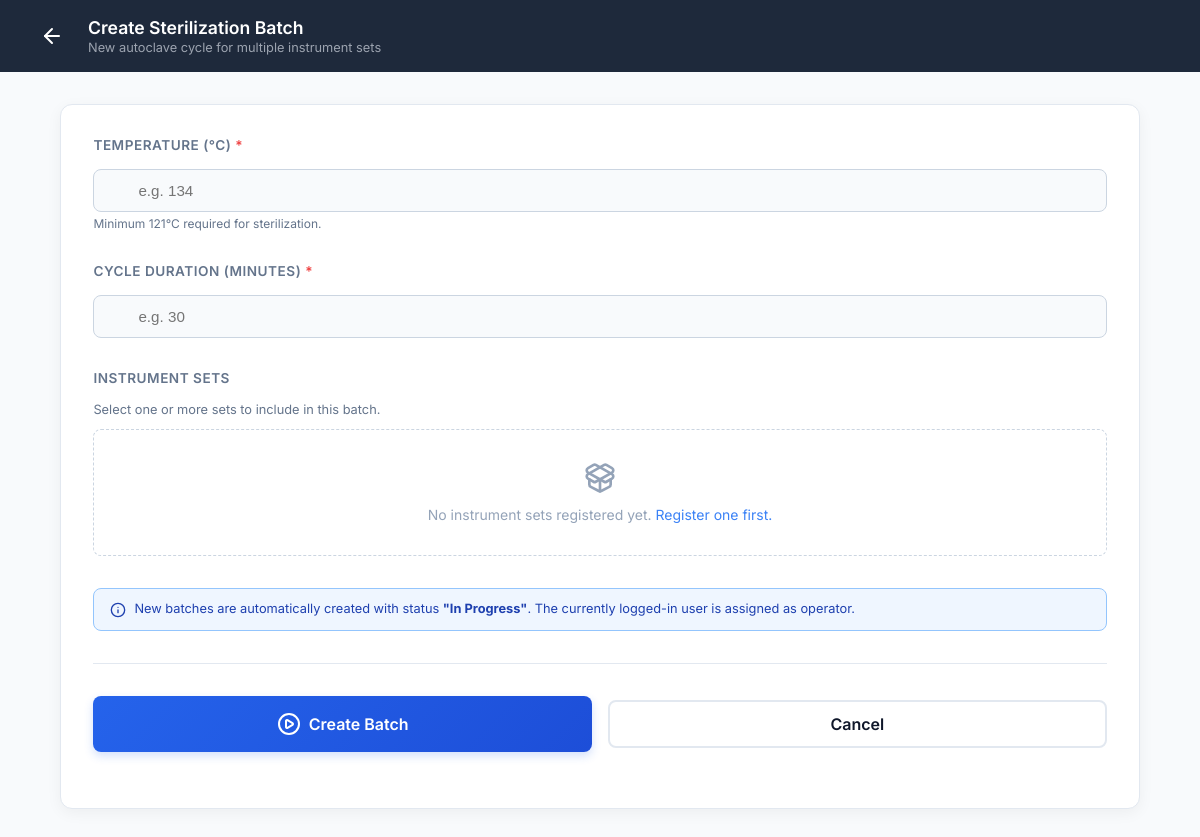
Before: /dashboard/cssd/batches/create/ (signed in) with the older database file.
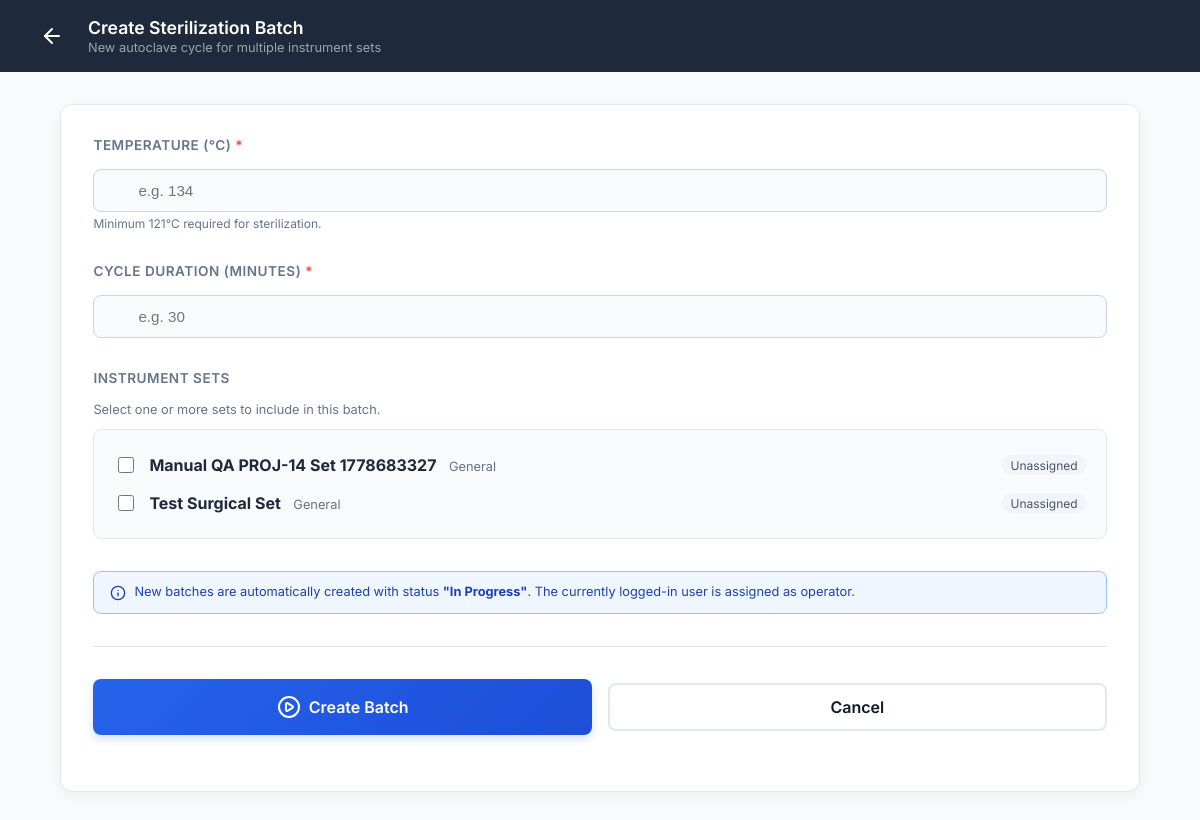
After: the same page with the newer database file.
### CSSD_Management_System/models.py (models this page shows, shortened)
class InstrumentSet(models.Model):
    STATE_CHOICES = [
        ('Unassigned', 'Unassigned'),
        ('Requested', 'Requested'),
        ('Collected', 'Collected'),
        ('Cleaned', 'Cleaned'),
        ('Sterilized', 'Sterilized'),
        ('Packed', 'Packed'),
        ('Delivered', 'Delivered'),
    ]
    name = models.CharField(max_length=255, unique=True)
    type = models.CharField(max_length=100)
    quantity = models.IntegerField()
    state = models.CharField(max_length=50, choices=STATE_CHOICES, default='Unassigned')
    created_at = models.DateTimeField(auto_now_add=True)
    updated_at = models.DateTimeField(auto_now=True)

### CSSD_Management_System/views.py (the view)
# urls.py: path('dashboard/cssd/batches/create/', views.cssd_batch_create, name='cssd_batch_create'),
@login_required
@cssd_staff_required
def cssd_batch_create(request):
    if request.method == 'POST':
        form = SterilizationBatchForm(request.POST)
        if form.is_valid():
            batch = form.save(commit=False)
            batch.operator = request.user
            batch.save()
            form.save_m2m()
            messages.success(
                request,
                f'Batch #{batch.id} created with status "{batch.status}".'
            )
            return redirect('cssd_batch_detail', pk=batch.pk)
    else:
        form = SterilizationBatchForm()
    return render(request, 'cssd-batch-create.html', {'form': form})

### CSSD_Management_System/forms.py (shortened to what this page needs)
class SterilizationBatchForm(forms.ModelForm):
    instrument_sets = forms.ModelMultipleChoiceField(
        queryset=InstrumentSet.objects.all(),
        widget=forms.CheckboxSelectMultiple,
        required=False,
        label='Instrument Sets',
        help_text='Select one or more instrument sets to include in this batch.',
    )
    class Meta:
        model = SterilizationBatch
        fields = ['temperature', 'cycle_duration', 'instrument_sets']
        widgets = {
            'temperature': forms.NumberInput(attrs={
                'class': 'form-input', 'placeholder': 'e.g. 134',
                'step': '0.1', 'min': '0', 'id': 'id_temperature',
            }),
            'cycle_duration': forms.NumberInput(attrs={
                'class': 'form-input', 'placeholder': 'Duration in minutes',
                'step': '1', 'min': '1', 'id': 'id_cycle_duration',
            }),
        }
        labels = {
            'temperature': 'Temperature (°C)',
            'cycle_duration': 'Cycle Duration (minutes)',
        }

### CSSD_Management_System/templates/cssd-batch-create.html (shortened to what the changed rows need)
{% load static %}
<!DOCTYPE html>
<html lang="en">
<head>
  <link rel="stylesheet" href="{% static 'styles.css' %}">
  <link rel="stylesheet" href="{% static 'extended_styles.css' %}">
</head>
<body>
  <div class="dashboard-wrapper theme-blue">
    <nav class="dashboard-nav theme-dark-blue">
      <div class="nav-brand">
        <div class="nav-title">
          <h2>Create Sterilization Batch</h2>
        </div>
      </div>
    </nav>
    <main class="dashboard-main form-main">
      <div class="container-center form-container">
        <form method="POST" id="batch-create-form">
          <div class="form-section">
            {% if form.instrument_sets.field.queryset %}
              <div style="border:1px solid #e2e8f0;border-radius:8px;padding:1rem;max-height:260px;overflow-y:auto;background:#f8fafc;">
                {% for iset in form.instrument_sets.field.queryset %}
                  <label style="display:flex;align-items:center;gap:.75rem;padding:.5rem .25rem;cursor:pointer;border-radius:6px;transition:background .15s;"
                         onmouseover="this.style.background='#eff6ff'" onmouseout="this.style.background=''">
                    <input type="checkbox" name="instrument_sets" value="{{ iset.pk }}"
                           id="iset_{{ iset.pk }}"
                           style="width:16px;height:16px;accent-color:#3b82f6;">
                    <span style="flex:1;">
                      <strong style="color:#1e293b;">{{ iset.name }}</strong>
                      <span style="color:#64748b;font-size:.8rem;margin-left:.5rem;">{{ iset.type }}</span>
                    </span>
                    <span style="font-size:.75rem;padding:.15rem .5rem;border-radius:12px;
                      {% if iset.state == 'Unassigned' %}background:#f1f5f9;color:#475569;{% else %}background:#eff6ff;color:#1d4ed8;{% endif %}">
                      {{ iset.state }}
                    </span>
                  </label>
                {% endfor %}
              </div>
            {% else %}
              <div style="text-align:center;padding:2rem;color:#94a3b8;border:1px dashed #cbd5e1;border-radius:8px;">
                <i data-lucide="package-open" style="width:32px;height:32px;margin-bottom:.5rem;"></i>
                <p style="margin:0;font-size:.875rem;">No instrument sets registered yet. <a href="{% url 'admin_register_instrument_set' %}" style="color:#3b82f6;">Register one first.</a></p>
              </div>
            {% endif %}
          </div>
        </form>
      </div>
    </main>
  </div>
</body>
</html>

Changed rows visible on the page:
added InstrumentSet: name "Manual QA PROJ-14 Set 1778683327", type "General", state "Unassigned"
added InstrumentSet: name "Test Surgical Set", type "General", state "Unassigned"
Other visible differences:
text no longer shown: "No instrument sets registered yet. Register one first."
